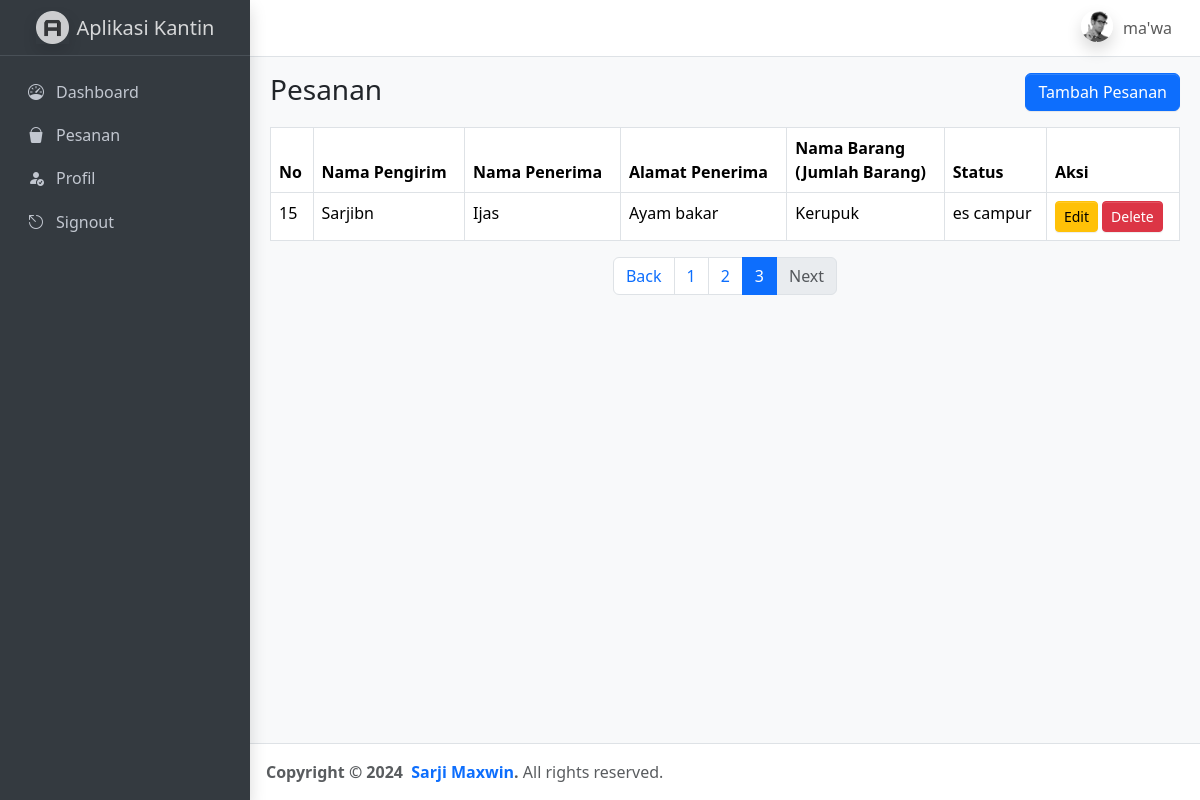
Page /pesanan.php?page=3 (signed in) on the committed database.
### tables this page shows
CREATE TABLE `tb_pesanan` (
  `id` int(11) NOT NULL,
  `nama_pemesan` varchar(255) NOT NULL,
  `lauk_utama` varchar(255) NOT NULL,
  `lauk_tambahan_satu` varchar(255) DEFAULT NULL,
  `lauk_tambahan_dua` varchar(255) DEFAULT NULL,
  `catatan` text DEFAULT NULL
);

### pesanan.php (the view, shortened to what this page needs)
<!DOCTYPE html>
<html lang="en">
<head>
    <link rel="stylesheet" href="https://cdn.jsdelivr.net/npm/@fontsource/source-sans-3@5.0.12/index.css">
    <link rel="stylesheet" href="https://cdn.jsdelivr.net/npm/overlayscrollbars@2.3.0/styles/overlayscrollbars.min.css">
    <link rel="stylesheet" href="https://cdn.jsdelivr.net/npm/bootstrap-icons@1.11.0/font/bootstrap-icons.min.css">
    <link rel="stylesheet" href="adminlte.css">
    <link rel="stylesheet" href="https://cdn.jsdelivr.net/npm/apexcharts@3.37.1/dist/apexcharts.css">
</head>
<body class="layout-fixed sidebar-expand-lg bg-body-tertiary">
    <?php
    include("header.php");
    include("sidebar.php");
    include("koneksi.php");
    $limit = 5;
    $page = isset($_GET['page']) ? (int)$_GET['page'] : 1;
    $offset = ($page - 1) * $limit;
    $result = mysqli_query($conn, "SELECT * FROM tb_pesanan LIMIT $limit OFFSET $offset");
    $total_result = mysqli_query($conn, "SELECT COUNT(*) AS count FROM tb_pesanan");
    $total_rows = mysqli_fetch_assoc($total_result)['count'];
    $total_pages = ceil($total_rows / $limit);
    ?>
    <main class="app-main">
        <div class="app-content-header">
            <div class="container-fluid">
                <div class="row">
                    <div class="col-sm-6">
                        <h3 class="mb-0">Pesanan</h3>
                    </div>
                    <div class="col-sm-6 text-end">
                        <button class="btn btn-primary" data-bs-toggle="modal" data-bs-target="#tambahPesananModal">Tambah Pesanan</button>
                    </div>
                </div>
            </div>
        </div>
        <div class="app-content">
            <div class="container-fluid">
                <table class="table table-bordered">
                    <thead>
                        <tr>
                            <th>No</th>
                            <th>Nama Pengirim</th>
                            <th>Nama Penerima</th>
                            <th>Alamat Penerima</th>
                            <th>Nama Barang <br> (Jumlah Barang)</th>
                            <th>Status</th>
                            <th>Aksi</th>
                        </tr>
                    </thead>
                    <tbody>
                        <?php while ($row = mysqli_fetch_assoc($result)): ?>
                            <tr>
                                <td><?php echo $row['id']; ?></td>
                                <td><?php echo $row['nama_pemesan']; ?></td>
                                <td><?php echo $row['lauk_utama']; ?></td>
                                <td><?php echo $row['lauk_tambahan_satu']; ?></td>
                                <td><?php echo $row['lauk_tambahan_dua']; ?></td>
                                <td><?php echo $row['catatan']; ?></td>
                                <td>
                                    <button class="btn btn-warning btn-sm" data-bs-toggle="modal" data-bs-target="#editPesananModal<?php echo $row['id']; ?>">Edit</button>
                                    <button class="btn btn-danger btn-sm" onclick="deletePesanan(<?php echo $row['id']; ?>)">Delete</button>
                                </td>
                            </tr>
                        <?php endwhile; ?>
                    </tbody>
                </table>
                <nav>
                    <ul class="pagination justify-content-center">
                        <li class="page-item <?php if ($page <= 1) echo 'disabled'; ?>">
                            <a class="page-link" href="?page=<?php echo $page - 1; ?>">Back</a>
                        </li>
                        <?php for ($i = 1; $i <= $total_pages; $i++): ?>
                            <li class="page-item <?php if ($page == $i) echo 'active'; ?>">
                                <a class="page-link" href="?page=<?php echo $i; ?>"><?php echo $i; ?></a>
                            </li>
                        <?php endfor; ?>
                        <li class="page-item <?php if ($page >= $total_pages) echo 'disabled'; ?>">
                            <a class="page-link" href="?page=<?php echo $page + 1; ?>">Next</a>
                        </li>
                    </ul>
                </nav>
            </div>
        </div>
    </main>
    <?php
    include("footer.php");
    ?>
</body>
</html>

### rows in the picture
tb_pesanan: id "15", nama_pemesan "Sarjibn", lauk_utama "Ijas", lauk_tambahan_satu "Ayam bakar", lauk_tambahan_dua "Kerupuk", catatan "es campur"

### other values in the picture
$_SESSION['nama'] "ma'wa"
